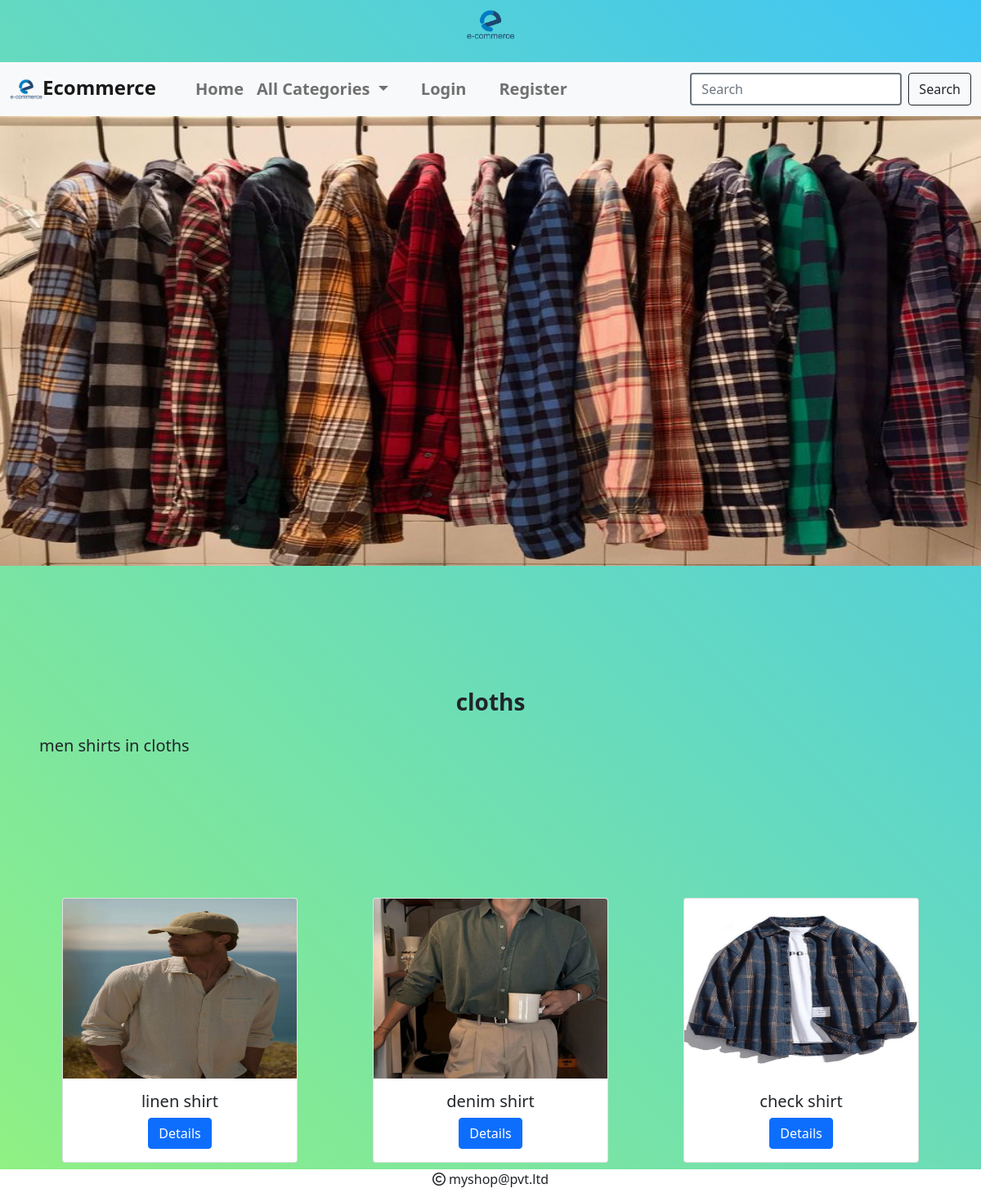
/pro/1, run on the app's committed database.
### shop/models.py (models this page shows, shortened)
class Category(models.Model):
    name = models.CharField(max_length=20)
    desc = models.TextField()
    image = models.ImageField(upload_to='category')

class Product(models.Model):
    name = models.CharField(max_length=20)
    desc = models.TextField()
    image = models.ImageField(upload_to='products')
    price = models.DecimalField(max_digits=10,decimal_places=2)
    stock = models.IntegerField()
    available = models.BooleanField(default=True)
    created = models.DateTimeField(auto_now_add=True)
    updated = models.DateTimeField(auto_now=True)
    category = models.ForeignKey(Category,on_delete=models.CASCADE)

### shop/views.py (the view)
# urls.py: path('pro/<int:p>', views.allproducts, name='product'),
def allproducts(request,p):
    c=Category.objects.get(id=p)
    k=Product.objects.filter(category=c)
    context = {'cat':c, 'pro':k}
    return render(request,'products.html',context)

### cart/context_processors.py (called while the page is built, shortened)
def count_items(request):
    u=request.user
    count=0
    return {'count':count}

### shop/context_processors.py (called while the page is built)
def menu(request):
    c=Category.objects.all()
    return {'links':c}

### templates/products.html
{% extends 'base.html' %}
{% load static %}
{% block content %}
<div class="row">
        <div class="col-12">
            <img src="{{cat.image.url}}" height="550px" width="100%">
        </div>
    </div>
<div class="row " style="margin-bottom:100px;margin-top:150px;">
    <div class="col-12">
    <h3 class="text-center fw-bold mb-3">{{cat.name}} </h3>
    <p style="text-align:justify;line-height:2;" class="px-5 fs-5">{{cat.desc}}</p>
    </div>
</div>
<div class="container mb-5 " style="margin-top:150px;">
    <div class="row text-center">
        {% for j in pro %}
        <div class="col-sm-4 mx-auto">
            <div class="card mx-auto" style="width: 18rem;">
              <img src="{{j.image.url}}" height="220px" width="100%" class="card-img-top" alt="...">
              <div class="card-body text-center">
                <h5 class="card-title">{{j.name}}</h5>
                   <a href="{% url 'shop:details' j.id %}" class="btn btn-primary">Details</a>
              </div>
            </div>
                    </div>
        {% endfor %}
    </div>
</div>
{% endblock %}

### static/css/style.css (style rules this page uses)
body { background:linear-gradient(45deg,#91f182,#3fc5f5); }

### data on the page
Category: image (picture), name "cloths", desc "men shirts in cloths"
Product: image (picture), name "linen shirt"
Product: image (picture), name "denim shirt"
Product: image (picture), name "check shirt"
